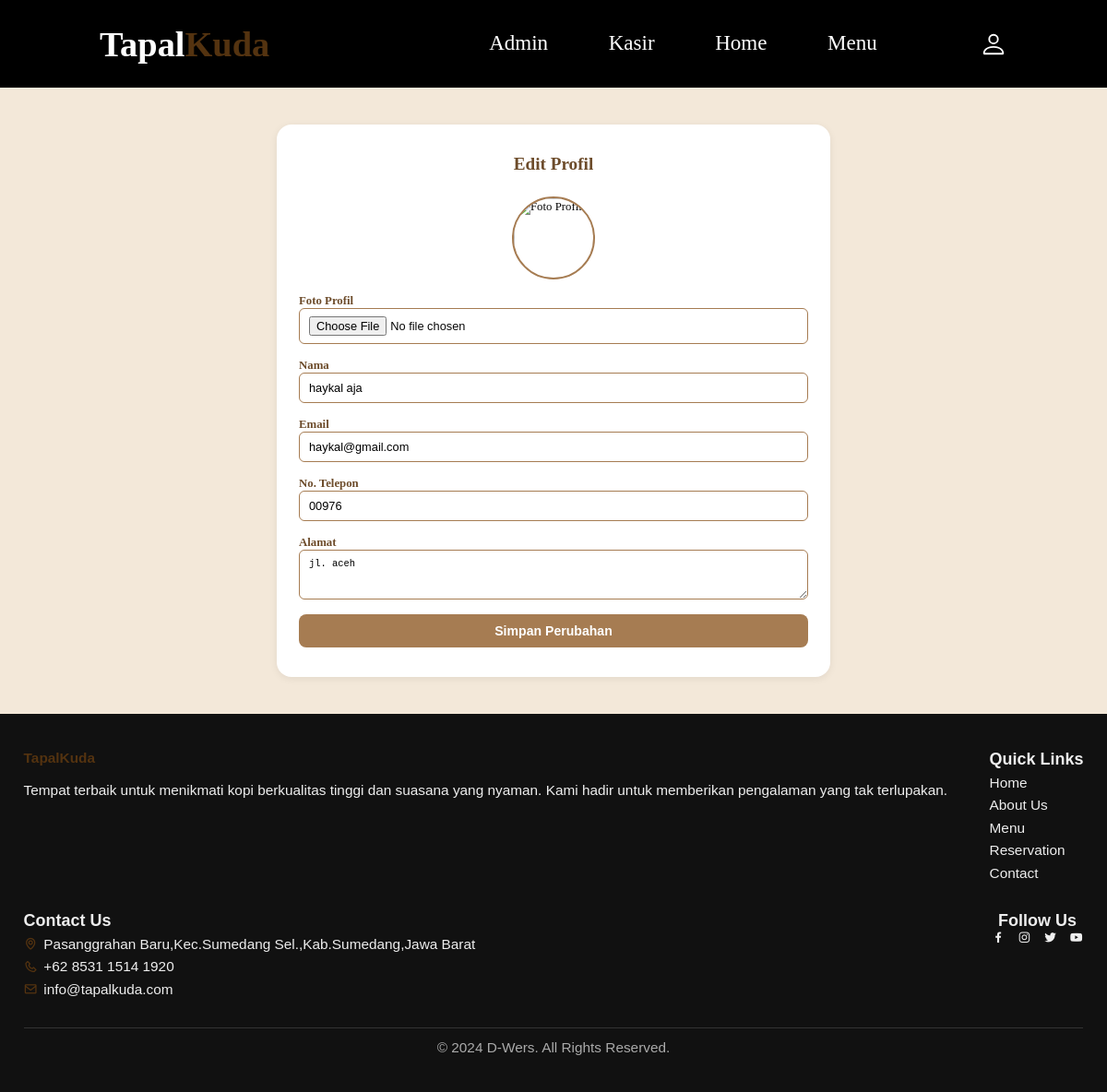
The app's page /WEBPRO/pages/profil/edit_profil.php (signed in) with its own data.
### tables this page shows
CREATE TABLE `users` (
  `id` int(11) NOT NULL,
  `role` enum('admin','kasir','member') DEFAULT NULL,
  `username` varchar(50) DEFAULT NULL,
  `password` varchar(255) DEFAULT NULL,
  `nama` varchar(100) DEFAULT NULL,
  `email` varchar(100) DEFAULT NULL,
  `no_telp` varchar(20) DEFAULT NULL,
  `gender` enum('Laki-laki','Perempuan') DEFAULT NULL,
  `alamat` text DEFAULT NULL,
  `profile_picture` varchar(255) DEFAULT NULL,
  `created_at` timestamp NOT NULL DEFAULT current_timestamp(),
  `updated_at` timestamp NOT NULL DEFAULT current_timestamp() ON UPDATE current_timestamp()
);

### WEBPRO/pages/profil/edit_profil.php (the view, shortened to what this page needs)
<?php
include '../../views/header.php';
include '../../koneksi.php';
$user_id = $_SESSION['user_id'];
$query = "SELECT * FROM users WHERE id = $user_id";
$result = $conn->query($query);
$user = $result->fetch_assoc();
?>
<!DOCTYPE html>
<html lang="en">
<head>
    <link href="../../css/menu.css" rel="stylesheet">
    <link href='https://unpkg.com/boxicons@2.1.4/css/boxicons.min.css' rel='stylesheet'>
</head>
<body>
    <div class="edit-profile-container">
        <h2>Edit Profil</h2>
        <form method="POST" enctype="multipart/form-data">
            <div class="profile-preview">
                <img src="../../asset/user_picture/<?php echo $user['profile_picture'] ? $user['profile_picture'] : 'default-avatar.png'; ?>"
                    alt="Foto Profil">
            </div>
            <label for="foto">Foto Profil</label>
            <input type="file" name="foto" id="foto" accept="image/*">
            <label for="nama">Nama</label>
            <input type="text" name="nama" id="nama" required value="<?php echo htmlspecialchars($user['nama']); ?>">
            <label for="email">Email</label>
            <input type="email" name="email" id="email" required
                value="<?php echo htmlspecialchars($user['email']); ?>">
            <label for="no_telp">No. Telepon</label>
            <input type="text" name="no_telp" id="no_telp" value="<?php echo htmlspecialchars($user['no_telp']); ?>">
            <label for="alamat">Alamat</label>
            <textarea name="alamat" id="alamat" rows="3"><?php echo htmlspecialchars($user['alamat']); ?></textarea>
            <button type="submit">Simpan Perubahan</button>
        </form>
    </div>
    <?php include '../../views/footer.php'; ?>
</body>
</html>

### WEBPRO/css/menu.css (style rules this page uses)
* { margin: 0; padding: 0; box-sizing: border-box; text-decoration: none; border: none; scroll-behavior: smooth; }
:root { --bg-color: #080808; --text-color: white; --main-color: #543310; --sc-color: #B69574; --buy-color: #28a745; }
html { font-size: 80%; overflow-x: hidden; }
body { background: #f3e8d9; color: var(--bg-color); }
button { cursor: pointer; }

### WEBPRO/views/header.php (style rules this page uses)
* { margin: 0; padding: 0; box-sizing: border-box; text-decoration: none; border: none; scroll-behavior: smooth; font-family: 0; }
html { font-size: 80%; overflow-x: hidden; }
:root { --bg-color: #080808; --text-color: white; --main-color: #543310; }

### WEBPRO/pages/profil/edit_profil.php (style rules this page uses)
body { background: #f3e8d9; }
.edit-profile-container { max-width: 50%; margin: 40px auto; background: #fff; border-radius: 16px; box-shadow: 0 2px 8px rgba(0, 0, 0, 0.07); padding: 32px 24px; }
.edit-profile-container h2 { text-align: center; margin-bottom: 24px; color: #6d4c2b; }
.edit-profile-container label { font-weight: bold; color: #6d4c2b; }
.edit-profile-container input, .edit-profile-container textarea { width: 100%; padding: 8px 10px; margin-bottom: 16px; border: 1px solid #a67c52; border-radius: 6px; font-size: 1em; }
.edit-profile-container button { width: 100%; padding: 10px; background: #a67c52; color: #fff; border: none; border-radius: 8px; font-size: 1.1em; font-weight: bold; cursor: pointer; transition: background 0.2s; }
.edit-profile-container .profile-preview { display: flex; justify-content: center; margin-bottom: 16px; }
.edit-profile-container .profile-preview img { width: 90px; height: 90px; border-radius: 50%; object-fit: cover; border: 2px solid #a67c52; }

### records on screen
users: nama "haykal aja", email "haykal@gmail.com", no_telp "00976", alamat "jl. aceh"
